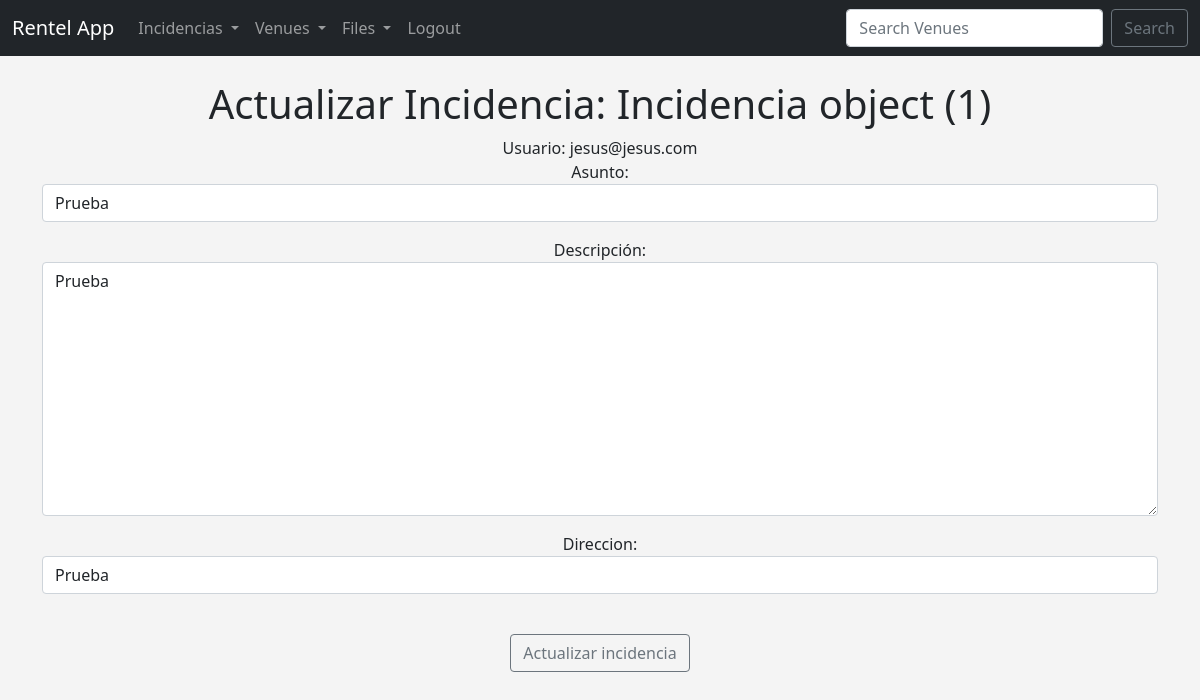
The page /update_incidencia/1 (signed in) on the database its author committed.
### app/models.py (models this page shows)
class Incidencia(models.Model):
    titulo_incidencia = models.CharField(max_length=255, null=True)
    desc_incidencia = models.TextField()
    fecha = models.DateTimeField(auto_now_add=True, editable=True)
    asignada = models.BooleanField(default=False)
    direccion = models.CharField(max_length=255, null=True)
    cliente_id = models.ForeignKey(
        Usuario,
        related_name="incidencias",
        on_delete=models.CASCADE
    )

class Usuario(AbstractBaseUser, PermissionsMixin):
    user = models.OneToOneField('self', on_delete=models.CASCADE, null=True, blank=True, default=None)
    email = models.EmailField(
                    verbose_name='email address',
                    max_length=255,
                    unique=True,
                )
    password = models.CharField(max_length=20, default=None)
    nombre = models.CharField(max_length=20)
    apellido = models.CharField(max_length=20)
    dni = models.CharField(max_length=9)
    ROL_CHOICES = (("CLIENTE", "Cliente"),
                   ("SOPORTE", "Soporte"),
                   ("TECNICO", "Tecnico"),
                   ("ADMIN", "Admin"),)
    rol = models.CharField(max_length=7, choices=ROL_CHOICES)
    tlf = models.CharField(max_length=9)
    direccion = models.CharField(max_length=50)
    is_staff = models.BooleanField(default=False)
    is_superuser = models.BooleanField(default=False)
    USERNAME_FIELD = 'email'
    objects = UsuarioManager()

### app/views.py (the view)
# urls.py: path('update_incidencia/<incidencia_id>', views.update_incidencia, name='update-incidencia'),
def update_incidencia(request, incidencia_id):
    incidencia = Incidencia.objects.get(pk=incidencia_id)
    if (request.user == incidencia.cliente_id):
        form = IncidenciaForm(request.POST or None, instance=incidencia)
    else:
        messages.error(request, ("Algo salió mal actualizando la incidencia."))
    if form.is_valid():
        form.save()
        return redirect('mostrar-incidencias')
    template = loader.get_template('app/update_incidencia.html')
    context = {
        'incidencia': incidencia,
        'form': form,
    }
    return HttpResponse(template.render(context, request))

### app/forms.py
class IncidenciaForm(ModelForm):
    class Meta:
        model = Incidencia
        fields = ('titulo_incidencia', 'desc_incidencia', 'direccion')
        labels = {
            'titulo_incidencia': 'Asunto',
            'desc_incidencia': 'Descripción',
            'direccion': 'Direccion',
        }
        widgets = {
            'titulo_incidencia': forms.TextInput(attrs={'class':'form-control', 'placeholder': 'Asunto'}),
            'desc_incidencia': forms.Textarea(attrs={'class':'form-control', 'placeholder': 'Describa el problema con detalle.'}),
            'direccion': forms.TextInput(attrs={'class':'form-control', 'placeholder': 'Dirección'}),
        }

### app/templates/app/update_incidencia.html (shortened to what this page needs)
{% extends 'app/base.html' %}
{% block content %}
    {% if user.is_authenticated %}
    <center>
        {% if user == incidencia.cliente_id %}
            <h1> Actualizar Incidencia: {{ incidencia }} </h1>
            Usuario: {{ user }}
            <form action="" method="POST">
                {{ form.as_p }}
                <br>
                <input type="submit" value="Actualizar incidencia"
                class="btn btn-outline-secondary">
        {% else %}
            <h2>Acceso denegado.</h2>
        {% endif %}
    </center>
    {% else %}
        <h1> ¡Vaya! Parece que no has iniciado sesión. </h1>
        <a href="{% url 'login' %}">Inicia sesión aquí</a>
    {% endif %}
{% endblock %}

### app/templates/app/base.html (style rules this page uses)
body { background: #f4f4f4 }

### rows shown on the page
Incidencia: id "Incidencia object (1)", titulo_incidencia "Prueba", desc_incidencia "Prueba", direccion "Prueba"
Usuario: email "jesus@jesus.com"
